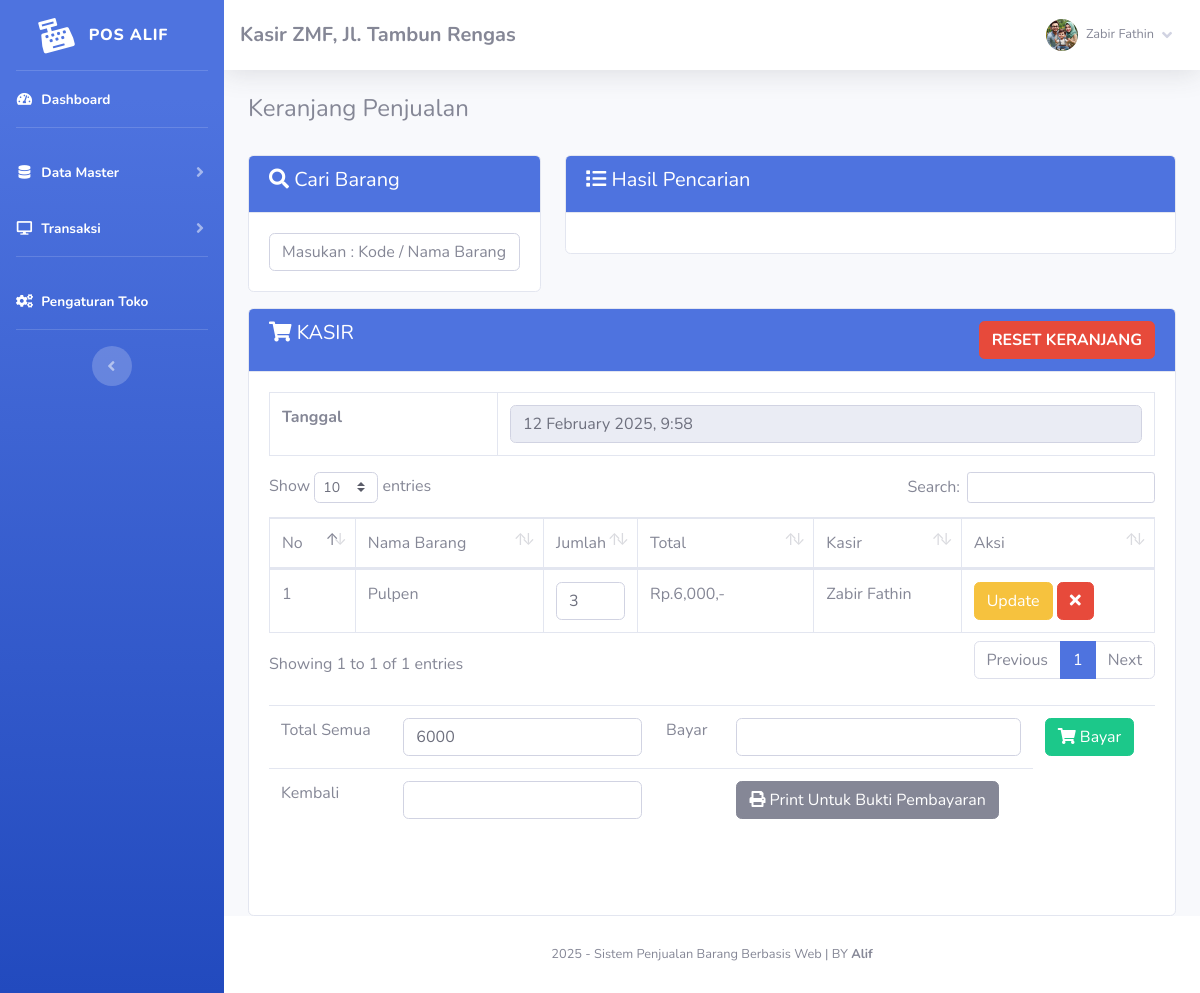
The page /index.php?page=jual (signed in) on the database its author committed.
### tables this page shows
CREATE TABLE `toko` (
  `id_toko` int(11) NOT NULL,
  `nama_toko` varchar(255) NOT NULL,
  `alamat_toko` text NOT NULL,
  `tlp` varchar(255) NOT NULL,
  `nama_pemilik` varchar(255) NOT NULL
);

CREATE TABLE `member` (
  `id_member` int(11) NOT NULL,
  `nm_member` varchar(255) NOT NULL,
  `alamat_member` text NOT NULL,
  `telepon` varchar(255) NOT NULL,
  `email` varchar(255) NOT NULL,
  `gambar` text NOT NULL,
  `NIK` text NOT NULL
);

CREATE TABLE `penjualan` (
  `id_penjualan` int(11) NOT NULL,
  `id_barang` varchar(255) NOT NULL,
  `id_member` int(11) NOT NULL,
  `jumlah` varchar(255) NOT NULL,
  `total` varchar(255) NOT NULL,
  `tanggal_input` varchar(255) NOT NULL
);

CREATE TABLE `barang` (
  `id` int(11) NOT NULL,
  `id_barang` varchar(255) NOT NULL,
  `id_kategori` int(11) NOT NULL,
  `nama_barang` text NOT NULL,
  `merk` varchar(255) NOT NULL,
  `harga_beli` varchar(255) NOT NULL,
  `harga_jual` varchar(255) NOT NULL,
  `satuan_barang` varchar(255) NOT NULL,
  `stok` text NOT NULL,
  `tgl_input` varchar(255) NOT NULL,
  `tgl_update` varchar(255) DEFAULT NULL
);

### admin/module/jual/index.php (the view, shortened to what this page needs)
<h4>Keranjang Penjualan</h4>
<br>
<div class="row">
	<div class="col-sm-4">
		<div class="card card-primary mb-3">
			<div class="card-header bg-primary text-white">
				<h5><i class="fa fa-search"></i> Cari Barang</h5>
			</div>
			<div class="card-body">
				<input type="text" id="cari" class="form-control" name="cari" placeholder="Masukan : Kode / Nama Barang  [ENTER]">
			</div>
		</div>
	</div>
	<div class="col-sm-8">
		<div class="card card-primary mb-3">
			<div class="card-header bg-primary text-white">
				<h5><i class="fa fa-list"></i> Hasil Pencarian</h5>
			</div>
			<div class="card-body">
			</div>
		</div>
	</div>
	<div class="col-sm-12">
		<div class="card card-primary">
			<div class="card-header bg-primary text-white">
				<h5><i class="fa fa-shopping-cart"></i> KASIR
				<a class="btn btn-danger float-right"
					onclick="javascript:return confirm('Apakah anda ingin reset keranjang ?');" href="fungsi/hapus/hapus.php?penjualan=jual">
					<b>RESET KERANJANG</b></a>
				</h5>
			</div>
			<div class="card-body">
				<div id="keranjang" class="table-responsive">
					<table class="table table-bordered">
						<tr>
							<td><b>Tanggal</b></td>
							<td><input type="text" readonly="readonly" class="form-control" value="<?php echo date("j F Y, G:i");?>" name="tgl"></td>
						</tr>
					</table>
					<table class="table table-bordered w-100" id="example1">
						<thead>
							<tr>
								<td> No</td>
								<td> Nama Barang</td>
								<td style="width:10%;"> Jumlah</td>
								<td style="width:20%;"> Total</td>
								<td> Kasir</td>
								<td> Aksi</td>
							</tr>
						</thead>
						<tbody>
							<?php $total_bayar=0; $no=1; $hasil_penjualan = $lihat -> penjualan();?>
							<?php foreach($hasil_penjualan  as $isi){?>
							<tr>
								<td><?php echo $no;?></td>
								<td><?php echo $isi['nama_barang'];?></td>
								<td>
									<form method="POST" action="fungsi/edit/edit.php?jual=jual">
											<input type="number" name="jumlah" value="<?php echo $isi['jumlah'];?>" class="form-control">
										</td>
										<td>Rp.<?php echo number_format($isi['total']);?>,-</td>
										<td><?php echo $isi['nm_member'];?></td>
										<td>
											<button type="submit" class="btn btn-warning">Update</button>
									<a href="fungsi/hapus/hapus.php?jual=jual&id=<?php echo $isi['id_penjualan'];?>&brg=<?php echo $isi['id_barang'];?>
										&jml=<?php echo $isi['jumlah']; ?>"  class="btn btn-danger"><i class="fa fa-times"></i>
									</a>
								</td>
							</tr>
							<?php $no++; $total_bayar += $isi['total'];}?>
						</tbody>
				</table>
				<br/>
				<div id="kasirnya">
					<table class="table table-stripped">
						<form method="POST" action="index.php?page=jual&nota=yes#kasirnya">
							<tr>
								<td>Total Semua  </td>
								<td><input type="text" class="form-control" name="total" value="<?php echo $total_bayar;?>"></td>
								<td>Bayar  </td>
								<td><input type="text" class="form-control" name="bayar" value="<?php echo $bayar;?>"></td>
								<td><button class="btn btn-success"><i class="fa fa-shopping-cart"></i> Bayar</button>
								<?php  if(!empty($_GET['nota'] == 'yes')) {?>
									<a class="btn btn-danger" href="fungsi/hapus/hapus.php?penjualan=jual">
									<b>RESET</b></a></td><?php }?></td>
							</tr>
						</form>
						<tr>
							<td>Kembali</td>
							<td><input type="text" class="form-control" value="<?php echo $hitung;?>"></td>
							<td></td>
							<td>
								<a href="print.php?nm_member=<?php echo $_SESSION['admin']['nm_member'];?>
								&bayar=<?php echo $bayar;?>&kembali=<?php echo $hitung;?>" target="_blank">
								<button class="btn btn-secondary">
									<i class="fa fa-print"></i> Print Untuk Bukti Pembayaran
								</button></a>
							</td>
						</tr>
					</table>
					<br/>
					<br/>
				</div>
			</div>
		</div>
	</div>
</div>

### admin/template/sidebar.php (shortened to what this page needs)
<?php
    $id = $_SESSION['admin']['id_member'];
    $hasil_profil = $lihat -> member_edit($id);
?>
<ul class="navbar-nav bg-gradient-primary sidebar sidebar-dark accordion" id="accordionSidebar">
    <a class="sidebar-brand d-flex align-items-center justify-content-center" href="index.php">
        <div class="sidebar-brand-icon rotate-n-15">
            <i class="fas fa-cash-register"></i>
        </div>
        <div class="sidebar-brand-text mx-3">POS Alif<sup></sup></div>
    </a>
    <hr class="sidebar-divider my-0">
    <li class="nav-item active">
        <a class="nav-link" href="index.php">
            <i class="fas fa-fw fa-tachometer-alt"></i>
            <span>Dashboard</span></a>
    </li>
    <hr class="sidebar-divider">
    <li class="nav-item active">
        <a class="nav-link collapsed" href="#" data-toggle="collapse" data-target="#collapseTwo" aria-expanded="true"
            aria-controls="collapseTwo">
            <i class="fas fa-fw fa-database"></i>
            <span>Data Master</span>
        </a>
    </li>
    <li class="nav-item active">
        <a class="nav-link collapsed" href="#" data-toggle="collapse" data-target="#collapse3" aria-expanded="true"
            aria-controls="collapse3">
            <i class="fas fa-fw fa-desktop"></i>
            <span>Transaksi</span>
        </a>
    </li>
    <hr class="sidebar-divider">
    <li class="nav-item active">
        <a class="nav-link" href="index.php?page=pengaturan">
            <i class="fas fa-fw fa-cogs"></i>
            <span>Pengaturan Toko</span></a>
    </li>
    <hr class="sidebar-divider d-none d-md-block">
    <div class="text-center d-none d-md-inline">
        <button class="rounded-circle border-0" id="sidebarToggle"></button>
    </div>
</ul>
<div id="content-wrapper" class="d-flex flex-column">
    <div id="content">
        <nav class="navbar navbar-expand navbar-light bg-white topbar mb-4 static-top shadow">
            <h5 class="d-lg-block d-none mt-2"><b><?php echo $toko['nama_toko'];?>, <?php echo $toko['alamat_toko'];?></b></h5>
            <ul class="navbar-nav ml-auto">
                <li class="nav-item dropdown no-arrow">
                    <a class="nav-link dropdown-toggle" href="#" id="userDropdown" role="button" data-toggle="dropdown"
                        aria-haspopup="true" aria-expanded="false">
                        <img class="img-profile rounded-circle"
                            src="assets/img/user/<?php echo $hasil_profil['gambar'];?>">
                        <span
                            class="mr-2 d-none d-lg-inline text-gray-600 small ml-2"><?php echo $hasil_profil['nm_member'];?></span>
                        <i class="fas fa-angle-down"></i>
                    </a>
                </li>
            </ul>
        </nav>
        <div class="container-fluid">

### rows shown on the page
toko: nama_toko "Kasir ZMF", alamat_toko "Jl. Tambun Rengas"
member: gambar (picture), nm_member "Zabir Fathin"
penjualan: barang.nama_barang "Pulpen", jumlah "3", total "6,000", id_member.nm_member "Zabir Fathin"
